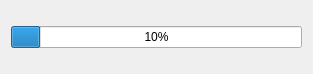
<?xml version="1.0" encoding="UTF-8"?>
<ui version="4.0">
 <class>ProcessbarWidget</class>
 <widget class="QDialog" name="ProcessbarWidget">
  <property name="geometry">
   <rect>
    <x>0</x>
    <y>0</y>
    <width>313</width>
    <height>74</height>
   </rect>
  </property>
  <property name="windowTitle">
   <string>Dialog</string>
  </property>
  <layout class="QGridLayout" name="gridLayout">
   <item row="0" column="0">
    <widget class="QProgressBar" name="progressBar">
     <property name="value">
      <number>10</number>
     </property>
    </widget>
   </item>
  </layout>
 </widget>
 <resources/>
 <connections/>
</ui>
